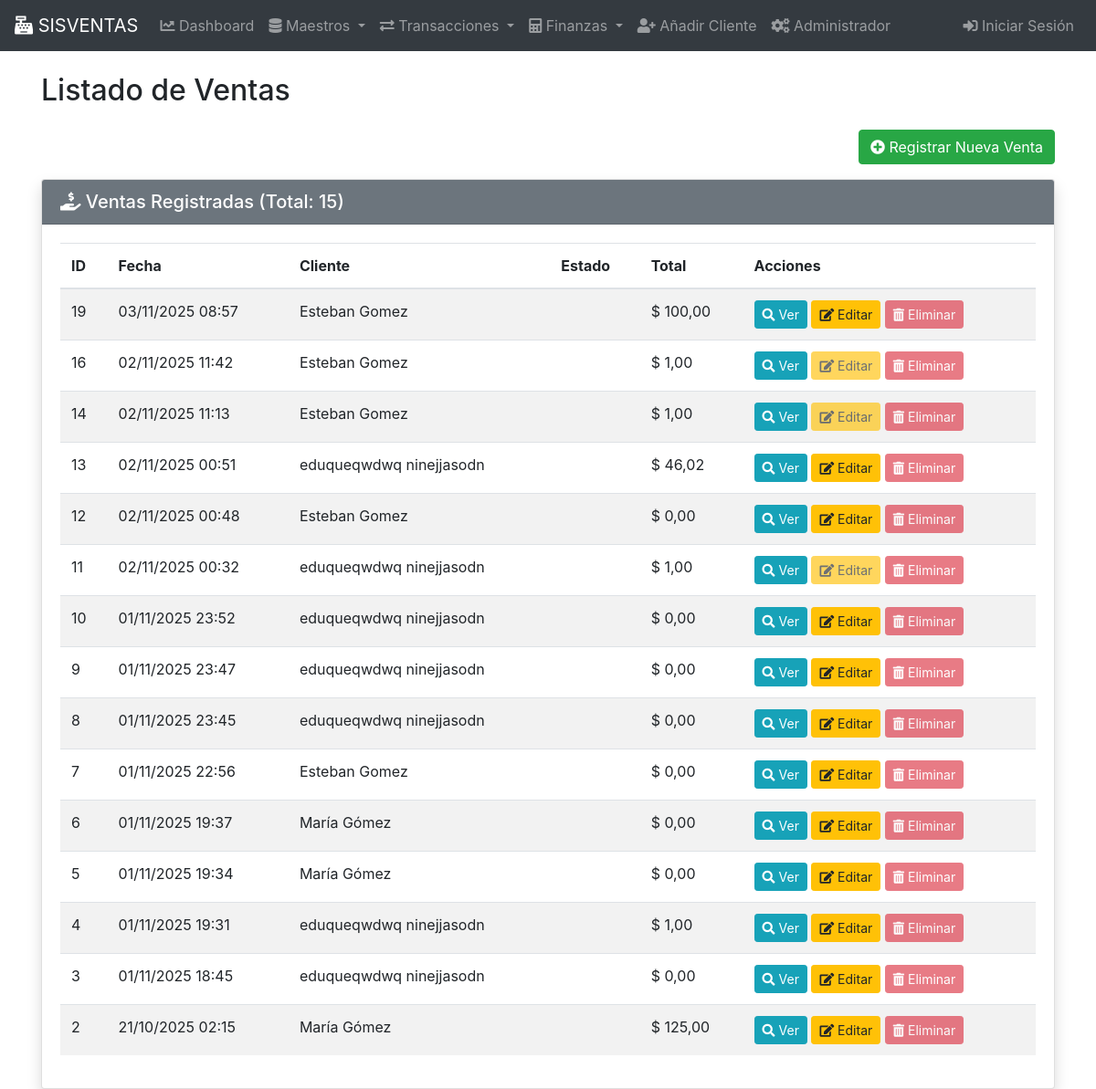
/ventas/, run on the app's committed database.
### gestion/models.py (models this page shows, shortened)
class Venta(models.Model):
    fecha = models.DateTimeField(auto_now_add=True)
    cliente = models.ForeignKey(Cliente, on_delete=models.PROTECT)
    empleado = models.ForeignKey(Empleado, on_delete=models.SET_NULL, null=True)
    total = models.DecimalField(max_digits=10, decimal_places=2, default=0)
    estado = models.CharField(max_length=50, default='Pendiente')
    class Meta:
        verbose_name_plural = "Ventas"

class Cliente(models.Model):
    nombre = models.CharField(max_length=100)
    apellido = models.CharField(max_length=100)
    direccion = models.CharField(max_length=255, blank=True, null=True)
    telefono = models.CharField(max_length=15, blank=True, null=True)
    email = models.EmailField(max_length=255, unique=True)
    fecha_registro = models.DateField(auto_now_add=True)
    class Meta:
        verbose_name_plural = "Clientes"
    def __str__(self):
        return f'{self.nombre} {self.apellido}'

### gestion/views.py (the view)
# urls.py: path('ventas/', VentaListView.as_view(), name='venta_lista'),
class VentaListView(BaseListView):
    model = Venta
    template_name = 'gestion/ventas/venta_list.html'
    context_object_name = 'ventas'
    titulo_pagina = 'Listado de Ventas'
    ordering = ['-fecha']

### gestion/views_base.py (called while the page is built)
    def get_context_data(self, **kwargs):
        context = super().get_context_data(**kwargs)
        context['titulo_pagina'] = self.titulo_pagina
        return context

### gestion/templates/gestion/ventas/venta_list.html (shortened to what this page needs)
{% extends 'base.html' %}
{% load static %}
{% block content %}
<h2 class="mt-4 mb-4">{{ titulo_pagina }}</h2>
<div class="d-flex justify-content-end mb-3">
    <a href="{% url 'venta_crear' %}" class="btn btn-success">
        <i class="fas fa-plus-circle"></i> Registrar Nueva Venta
    </a>
</div>
<div class="card shadow">
    <div class="card-header bg-secondary text-white">
        <h5 class="mb-0"><i class="fas fa-hand-holding-usd"></i> Ventas Registradas (Total: {{ ventas|length }})</h5>
    </div>
    <div class="card-body">
        {% if ventas %}
        <div class="table-responsive">
            <table class="table table-striped table-hover align-middle">
                <thead>
                    <tr>
                        <th>ID</th>
                        <th>Fecha</th>
                        <th>Cliente</th>
                        <th>Estado</th>
                        <th>Total</th>
                        <th>Acciones</th>
                    </tr>
                </thead>
                <tbody>
                    {% for venta in ventas %}
                    <tr>
                        <td>{{ venta.id }}</td>
                        <td>{{ venta.fecha|date:"d/m/Y H:i" }}</td>
                        <td>{{ venta.cliente }}</td>
                        <td></td>
                        <td>$ {{ venta.total|floatformat:2 }}</td>
                        <td class="text-nowrap">
                            <a href="{% url 'venta_detalle' pk=venta.pk %}" class="btn btn-sm btn-info" title="Ver Detalle">
                                <i class="fas fa-search"></i> Ver
                            </a>
                            <a href="{% url 'venta_detalle' pk=venta.pk %}" class="btn btn-sm btn-warning
                                {% if venta.estado == 'FINALIZADA' %}disabled{% endif %}"
                                title="Editar Detalles">
                                <i class="fas fa-edit"></i> Editar
                            </a>
                            <a href="#" class="btn btn-sm btn-danger disabled" title="Eliminar (pendiente de implementar)"><i class="fas fa-trash-alt"></i> Eliminar</a>
                        </td>
                    </tr>
                    {% empty %}
                    <tr>
                        <td colspan="6" class="text-center">No hay ventas registradas.</td>
                    </tr>
                    {% endfor %}
                </tbody>
            </table>
        </div>
        {% else %}
        <div class="alert alert-info" role="alert">
            No hay ventas registradas aún.
        </div>
        {% endif %}
    </div>
</div>
{% endblock %}

### data on the page
Venta: id "19", fecha "03/11/2025 08:57", cliente "Esteban Gomez", total "100,00"
Venta: id "16", fecha "02/11/2025 11:42", cliente "Esteban Gomez", total "1,00"
Venta: id "14", fecha "02/11/2025 11:13", cliente "Esteban Gomez", total "1,00"
Venta: id "13", fecha "02/11/2025 00:51", cliente "eduqueqwdwq ninejjasodn", total "46,02"
Venta: id "12", fecha "02/11/2025 00:48", cliente "Esteban Gomez", total "0,00"
Venta: id "11", fecha "02/11/2025 00:32", cliente "eduqueqwdwq ninejjasodn", total "1,00"
Venta: id "10", fecha "01/11/2025 23:52", cliente "eduqueqwdwq ninejjasodn", total "0,00"
Venta: id "9", fecha "01/11/2025 23:47", cliente "eduqueqwdwq ninejjasodn", total "0,00"
Venta: id "8", fecha "01/11/2025 23:45", cliente "eduqueqwdwq ninejjasodn", total "0,00"
Venta: id "7", fecha "01/11/2025 22:56", cliente "Esteban Gomez", total "0,00"
Venta: id "6", fecha "01/11/2025 19:37", cliente "María Gómez", total "0,00"
Venta: id "5", fecha "01/11/2025 19:34", cliente "María Gómez", total "0,00"
Venta: id "4", fecha "01/11/2025 19:31", cliente "eduqueqwdwq ninejjasodn", total "1,00"
Venta: id "3", fecha "01/11/2025 18:45", cliente "eduqueqwdwq ninejjasodn", total "0,00"
Venta: id "2", fecha "21/10/2025 02:15", cliente "María Gómez", total "125,00"

### other printed values
{{ titulo_pagina }} "Listado de Ventas"
{{ ventas|length }} "15"
